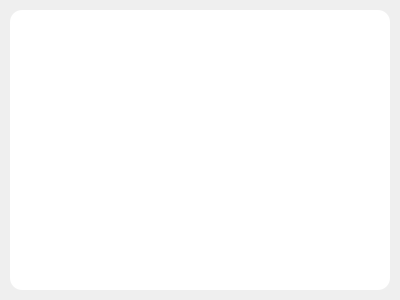
<?xml version="1.0" encoding="UTF-8"?>
<ui version="4.0">
 <class>ImagePreviewWdg</class>
 <widget class="QWidget" name="ImagePreviewWdg">
  <property name="geometry">
   <rect>
    <x>0</x>
    <y>0</y>
    <width>400</width>
    <height>300</height>
   </rect>
  </property>
  <property name="windowTitle">
   <string/>
  </property>
  <layout class="QHBoxLayout" name="horizontalLayout">
   <property name="spacing">
    <number>2</number>
   </property>
   <property name="leftMargin">
    <number>10</number>
   </property>
   <property name="topMargin">
    <number>10</number>
   </property>
   <property name="rightMargin">
    <number>10</number>
   </property>
   <property name="bottomMargin">
    <number>10</number>
   </property>
   <item>
    <widget class="QWidget" name="widget" native="true">
     <property name="styleSheet">
      <string notr="true">QWidget
{
	background-color: rgb(255, 255, 255);
	border-radius: 12px;
}</string>
     </property>
     <widget class="QLabel" name="label">
      <property name="geometry">
       <rect>
        <x>50</x>
        <y>100</y>
        <width>201</width>
        <height>121</height>
       </rect>
      </property>
      <property name="styleSheet">
       <string notr="true"/>
      </property>
      <property name="text">
       <string/>
      </property>
     </widget>
    </widget>
   </item>
  </layout>
 </widget>
 <resources/>
 <connections/>
</ui>
